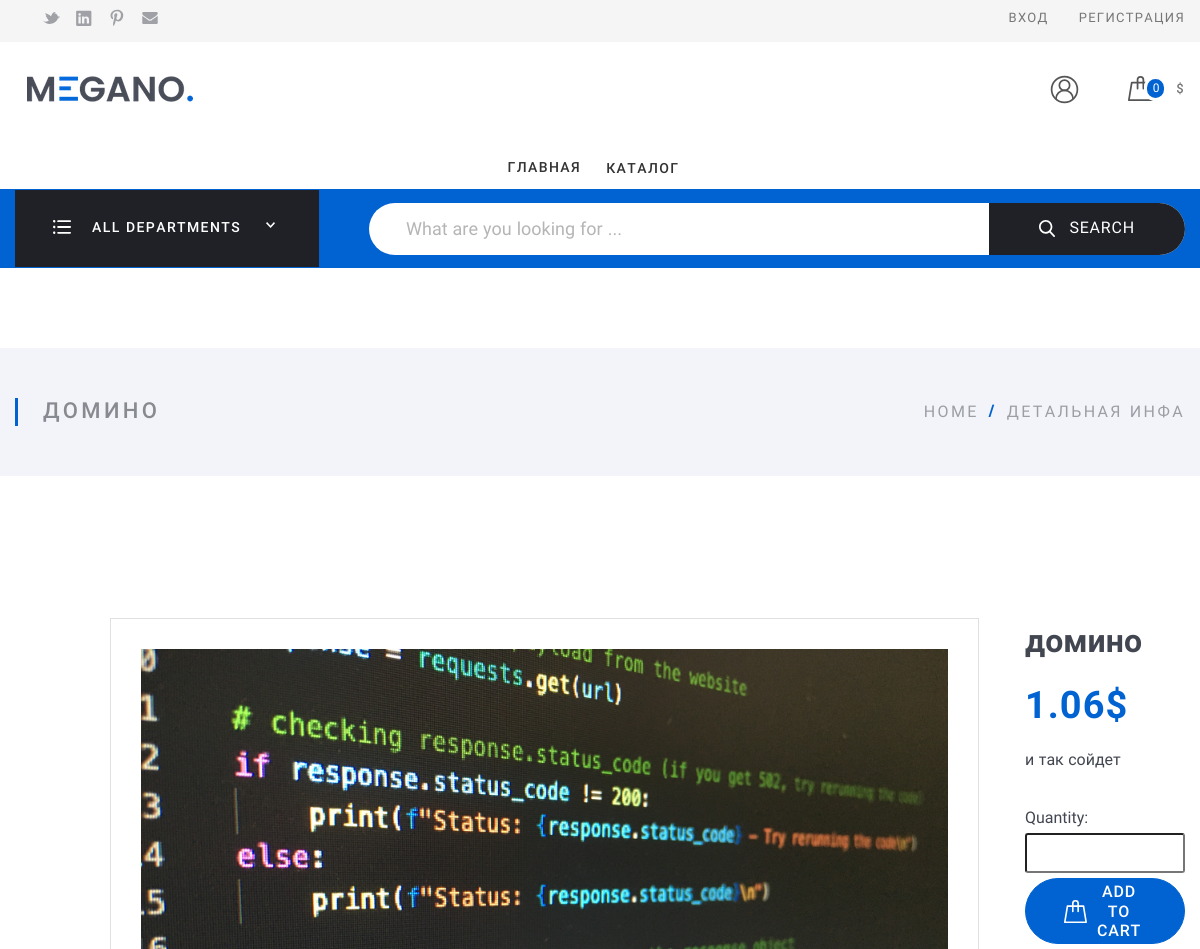
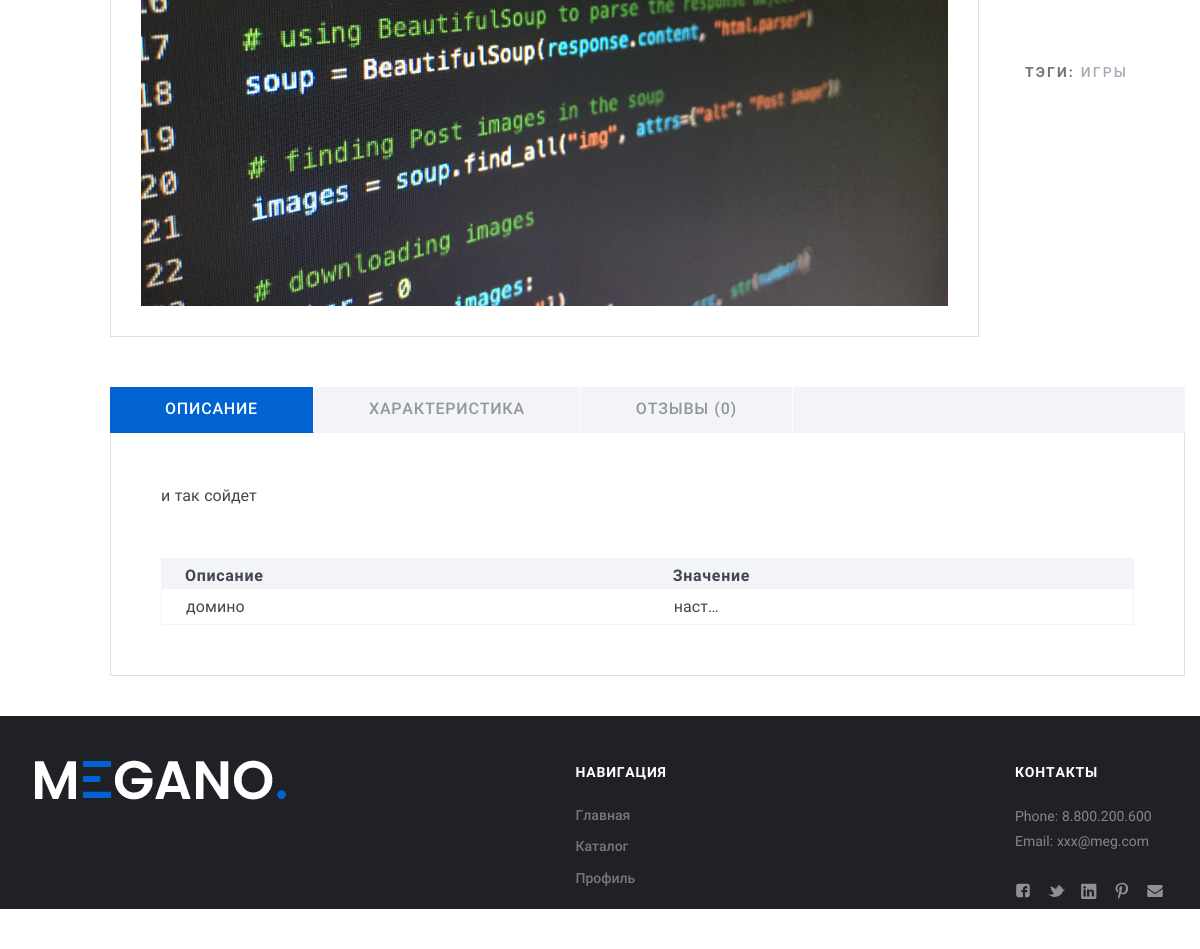
Page /product/domino/ on the earlier database version (2 pictures, top to bottom).
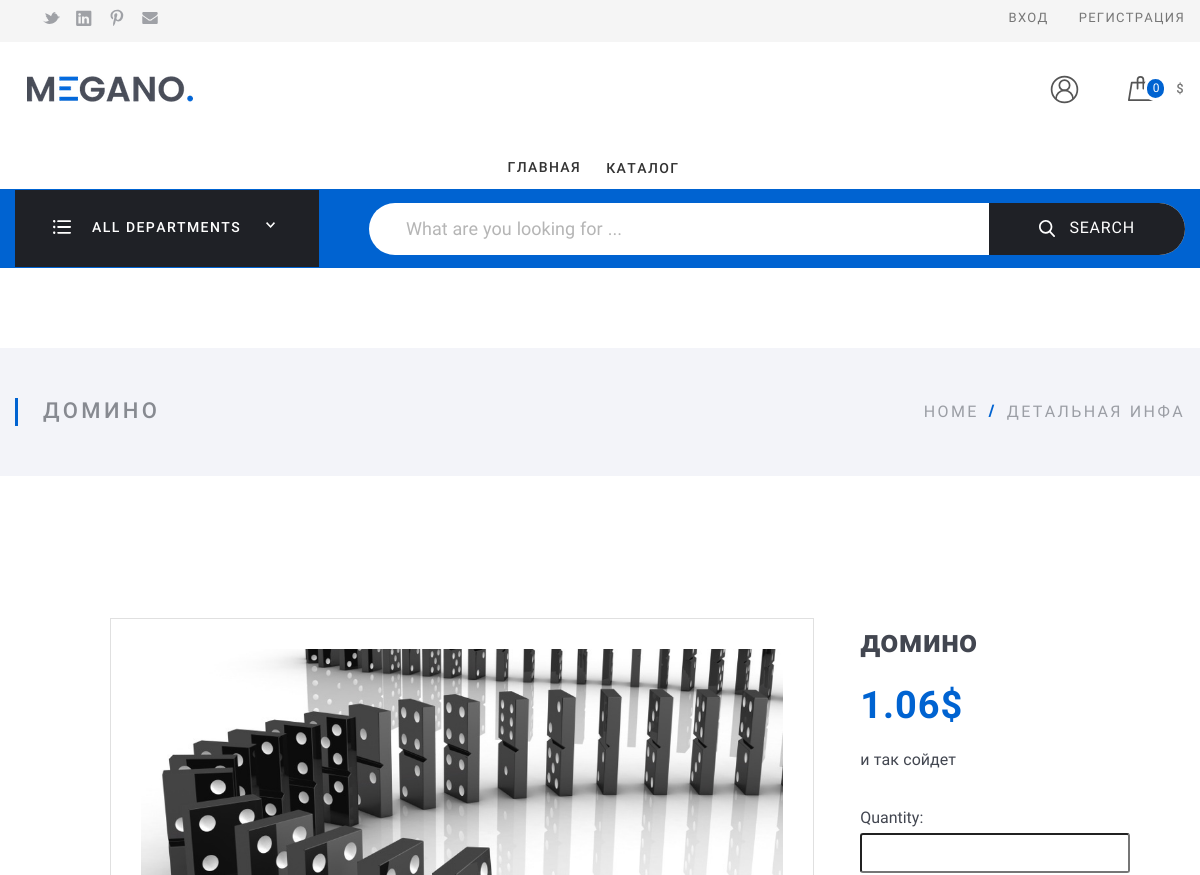
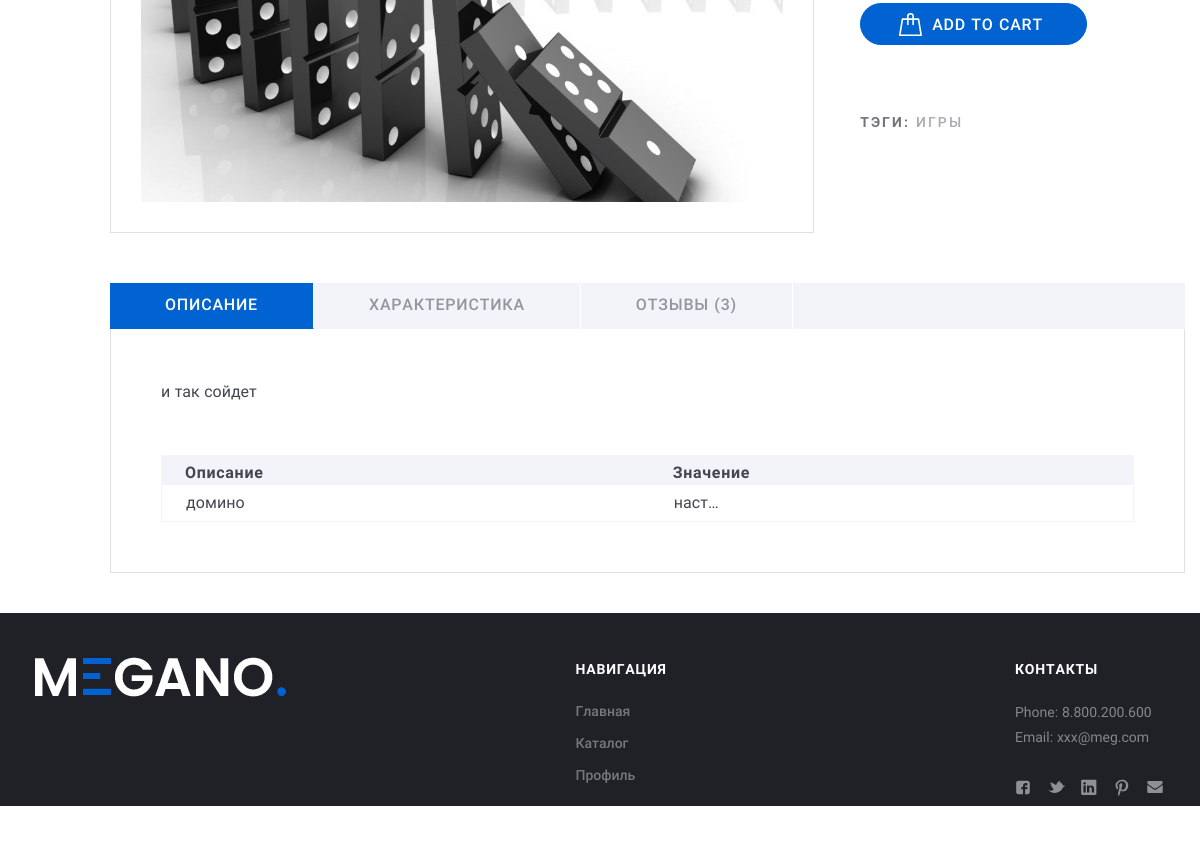
Same page on the later database version (2 pictures, top to bottom).
### my_store_app/models.py (models this page shows, shortened)
class Product(models.Model):
    category = models.ForeignKey(
        ProductCategory,
        on_delete=models.CASCADE,
        related_name="products",
        verbose_name="good_category",
    )
    name = models.CharField(max_length=100, verbose_name=_("product name"))
    code = models.CharField(
        max_length=10, null=True, blank=True, verbose_name=_("product code")
    )
    slug = models.SlugField(db_index=True, verbose_name=_("product slug"))
    image = models.ImageField(verbose_name=_("product image"))
    description = models.TextField(
        max_length=2550, null=True, verbose_name=_("product description")
    )
    rating = models.FloatField(null=True, default=0, verbose_name=_("rating"))
    is_published = models.BooleanField(
        verbose_name=_("is published"), null=True, blank=True, default=True
    )
    tags = TaggableManager()
    limited = models.BooleanField(default=False, verbose_name=_("limited edition"))
    price = models.DecimalField(
        max_digits=10, decimal_places=2, verbose_name=_("price")
    )
    quantity = models.IntegerField(verbose_name=_("quantity"))
    is_free_delivery = models.BooleanField(default=False, verbose_name="free delivery")
    def __str__(self):
        return self.name
    @property
    def image_url(self):
        if self.image and hasattr(self.image, "url"):
            return self.image.url
    class Meta:
        verbose_name = _("product")
        verbose_name_plural = _("products")
        db_table = "products"

### my_store_app/views.py (the view)
# urls.py: path("product/<slug:slug>/", ProductDetailView.as_view(), name="product"),
class ProductDetailView(DetailView):
    model = Product
    context_object_name = "product"
    template_name = "product.html"
    slug_url_kwarg = "slug"
    def get_context_data(self, **kwargs) -> Dict:
        context = super().get_context_data(**kwargs)
        product = CurrentProduct(instance=context["product"])
        reviews = product.get_reviews
        print("reviews", reviews)
        cart_product_form = CartAddProductForm()
        context = {
            "reviews_count": reviews.count(),
            "comments": reviews,
            "form": ReviewForm(),
            "specifications": product.get_specifications,
            "tags": product.get_tags,
            "cart_product_form": cart_product_form,
            **context,
        }
        return context

### my_store_app/forms.py
class ReviewForm(forms.ModelForm):
    class Meta:
        model = ProductComment
        fields = ["product", "user", "author", "content", "rating"]

class CartAddProductForm(forms.Form):
    quantity = forms.IntegerField(min_value=1)
    update = forms.BooleanField(required=False, initial=False, widget=forms.HiddenInput)

### my_store_app/context_processors.py (called while the page is built)
def cart(request):
    return {"cart": Cart(request)}

def load_settings(request):
    return {"site_settings": SiteSettings.load()}

### my_store_app/models.py (called while the page is built)
    @property
    def icon_url(self):
        if self.icon and hasattr(self.icon, "url"):
            return self.icon.url

    def __str__(self) -> str:
        return f"Comments for {str(self.product)}"

    @classmethod
    def load(cls):
        try:
            return cls.objects.get()
        except cls.DoesNotExist:
            return cls()

### my_store_app/services/cart.py (called while the page is built)
    def __len__(self):
        return sum(item["quantity"] for item in self.cart.values())

### my_store_app/services/good_detail.py (called while the page is built)
    @property
    def get_tags(self) -> QuerySet:
        tags_cache_key = "tags:{}".format(self.product.id)
        tags = cache.get(tags_cache_key)
        if not tags:
            tags = self.product.tags.all()
            cache.set(tags_cache_key, tags, 24 * 60 * 60)
        return tags

### my_store_app/templates/product.html (shortened to what the changed rows need)
{% extends 'base.html' %}
{% load i18n %}
{% load static %}
{% block content %}
    <div class="Middle Middle_top">
        <div class="Middle-top">
            <div class="wrap">
                <div class="Middle-header">
                    <h1 class="Middle-title">{{ product.name }}</h1>
                    <ul class="breadcrumbs Middle-breadcrumbs">
                        <li class="breadcrumbs-item"><a href="/">{% trans 'home' %}</a></li>
                        <li class="breadcrumbs-item breadcrumbs-item_current"><span>Детальная инфа</span></li>
                    </ul>
                </div>
            </div>
        </div>
        <div class="Middle Middle_top">
            <div class="Section">
                <div class="wrap">
                    <div class="Product">
                        <div class="ProductCard">
                            <div class="ProductCard-look">
                                <div class="ProductCard-photo">
                                    <img src="{{ product.image_url }}" alt="product.jpg">
                                </div>
                            </div>
                            <div class="ProductCard-desc">
                                <div class="ProductCard-header">
                                    <h2 class="ProductCard-title">{{ product.name }}
                                    </h2>
                                    <div class="ProductCard-info">
                                        <div class="ProductCard-cost">
                                            <div class="ProductCard-price">{{ product.price }}$
                                            </div>
                                        </div>
                                    </div>
                                </div>
                                <div class="ProductCard-text">
                                    {{ product.description }}
                                </div>
                                <div class="ProductCard-cart">
                                    <form method="post" action="{% url 'cart_add' product.id  %}">
                                    {{ cart_product_form }}
                                    </form>
                                </div>
                                <div class="ProductCard-footer">
                                    <div class="ProductCard-tags">
                                    </div>
                                </div>
                            </div>
                        </div>
                        <div class="Tabs Tabs_default">
                            <div class="Tabs-links"><a class="Tabs-link" href="#reviews"><span>Отзывы  (<span class="count_reviews">{{ reviews_count|default_if_none:"0" }}</span>)</span></a>
                            </div>
                            <div class="Tabs-wrap">
                                <div class="Tabs-block" id="description">
                                   {{ product.description }}
                                    <div class="table">
                                        <table>
                                            <tbody><tr>
                                                <th>{% trans 'Описание' %}
                                                </th>
                                                <th>{% trans 'Значение' %}
                                                </th>
                                            </tr>
                                            {% for spec in specifications %}
                                        </tbody></table>
                                    </div>
                                </div>
                                            {% endfor %}
                        </div>
                    </div>
                </div>
            </div>
        </div>
    </div>
{% endblock %}

Differences in the rows shown:
changed Product "домино": image_url: a different picture
Other differences:
{{ reviews_count|default_if_none:"0" }}: "0" → "3"
